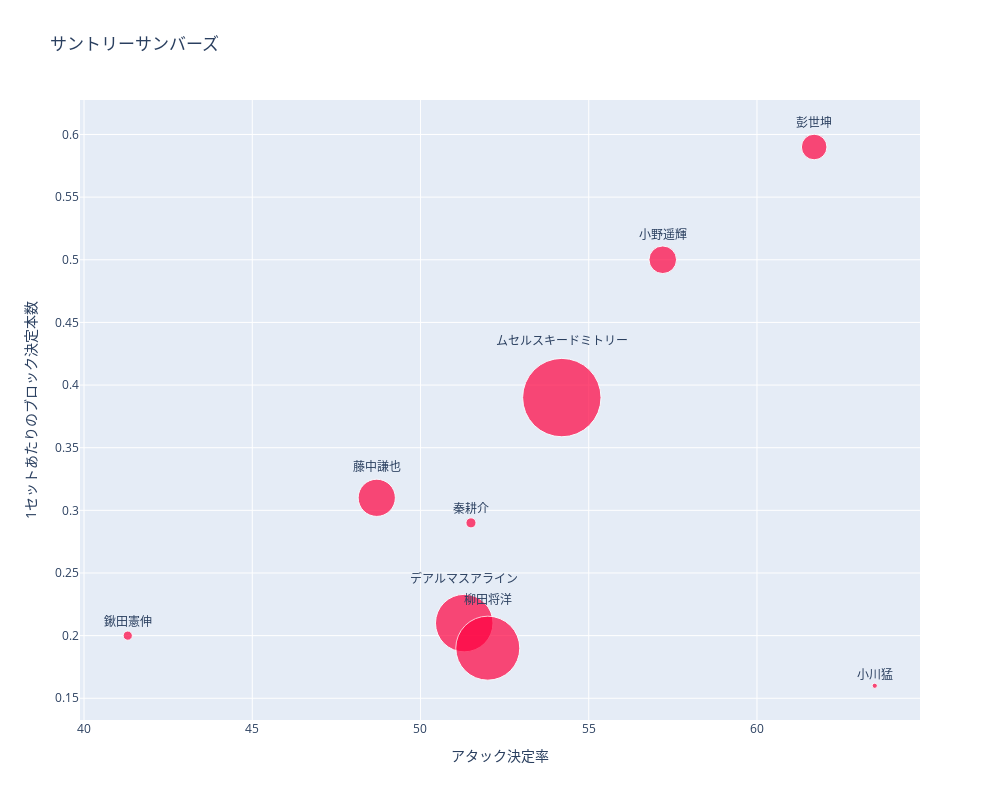

Here is the notebook cell this chart was saved with:
### Code cell
# fig = px.scatter(team_player_total,x='ASucc%',y='BP/S',color='Team',size='Set',color_discrete_map=dict_att_color[division])
fig = go.Figure()
fig.add_trace(
    go.Scatter(
#         x=team_player_total['ASucc%'],
#         y=team_player_total['BP/S'],
        x=team_player_total['アタック決定率'],
        y=team_player_total['ブロックセット平均'],

        mode='markers+text',
        marker={
#             'size': team_player_total['Set']*0.3,
            'size': team_player_total['アタック打数']*0.1,
            'symbol': 'circle',
            'color': dict_att_color[division][team]
#             'color': team,
        },
        text=player,
        textposition='top center',
    )
)
fig.update_layout(
    xaxis={'title': 'アタック決定率'},
    yaxis={'title': '1セットあたりのブロック決定本数'},
    hovermode='closest',
    hoverlabel_align='right',
    title='{}'.format(team),
    width=1000,
    height=800,
#     xaxis_range=(30,65),
#     yaxis_range=(-0.01,1)
)
fig.write_image('test.jpg')
fig.show()

### Figure 1 — Plotly figure (JSON) as saved in the notebook; plotly's stock layout.template omitted (floating-point values rounded to 4 significant figures)
{"data": [{"marker": {"color": "#ff003f", "size": [57.5, 78.4, 5.2, 27.6, 25.6, 64, 10.1, 37.2, 9.2], "symbol": "circle"}, "mode": "markers+text", "text": ["デアルマスアライン", "ムセルスキードミトリー", "小川猛", "小野遥輝", "彭世坤", "柳田将洋", "秦耕介", "藤中謙也", "鍬田憲伸"], "textposition": "top center", "type": "scatter", "x": [51.3, 54.2, 63.5, 57.2, 61.7, 52, 51.5, 48.7, 41.3], "y": [0.21, 0.39, 0.16, 0.5, 0.59, 0.19, 0.29, 0.31, 0.2]}], "layout": {"height": 800, "hoverlabel": {"align": "right"}, "hovermode": "closest", "title": {"text": "サントリーサンバーズ"}, "width": 1000, "xaxis": {"autorange": true, "range": [39.88, 64.84], "title": {"text": "アタック決定率"}, "type": "linear"}, "yaxis": {"autorange": true, "range": [0.1327, 0.6275], "title": {"text": "1セットあたりのブロック決定本数"}, "type": "linear"}}}
